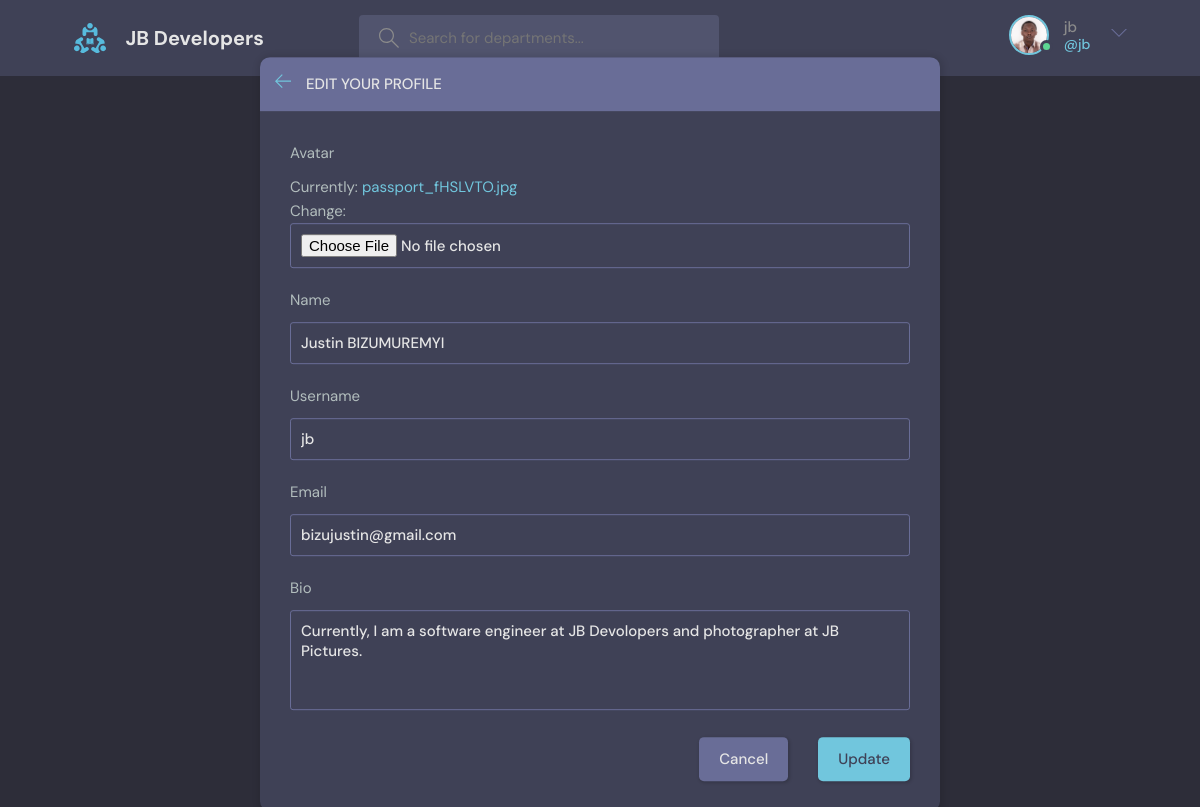
Screenshot of /Update_user/ (signed in) with the database file from the repository.
### base/models.py (models this page shows)
class User(AbstractUser):
    name = models.CharField(max_length=200,null=True)
    email = models.EmailField(unique=True ,null=True)
    bio = models.TextField(null=True)
    avatar = models.ImageField(null=True, default='avatar.svg')
    USERNAME_FIELD = 'email'
    REQUIRED_FIELDS = []

### base/views.py (the view)
# urls.py: path('Update_user/', views.UpdateUser, name="update-user"),
@login_required(login_url='login')
def UpdateUser(request):
    user = request.user
    form = UserForm(instance=user)
    if request.method == 'POST':
        form = UserForm(request.POST,request.FILES, instance=user)
        if form.is_valid():
            form.save()
            return redirect('user_profile', pk=user.id)
    context = {'form':form}
    return render(request, 'base/edit-user.html', context)

### base/forms.py
class UserForm(ModelForm):
    class Meta:
        model = User
        fields = ['avatar','name','username','email','bio']

### base/templates/base/edit-user.html (shortened to what this page needs)
{% extends 'main.html' %}
{% block contents %}
    <main class="update-account layout">
        <div class="container">
            <div class="layout__box">
                <div class="layout__boxHeader">
                    <div class="layout__boxTitle">
                        <a href="{% url 'home' %}">
                            <svg version="1.1" xmlns="http://www.w3.org/2000/svg" width="32" height="32"
                                viewBox="0 0 32 32">
                                <title>arrow-left</title>
                                <path
                                    d="M13.723 2.286l-13.723 13.714 13.719 13.714 1.616-1.611-10.96-10.96h27.625v-2.286h-27.625l10.965-10.965-1.616-1.607z">
                                </path>
                            </svg>
                        </a>
                        <h3>Edit your profile</h3>
                    </div>
                </div>
                <div class="layout__body">
                    <form class="form" action="" method="POST" enctype="multipart/form-data">
                {% for field in form %}
              <div class="form__group">
                <label for="username">{{field.label}}</label>
                {{field}}
              </div>
                {% endfor %}
                        <div class="form__action">
                            <a class="btn btn--dark" href="{% url 'user_profile' user.id %}">Cancel</a>
                            <button class="btn btn--main" type="submit">Update</button>
                        </div>
                    </form>
                </div>
            </div>
        </div>
    </main>
  {% endblock %}

### templates/navbar.html (shortened to what this page needs)
{% load static %}
<header class="header header--loggedIn">
    <div class="container">
      <a href="{% url 'home' %}" class="header__logo">
        <img src="{% static 'images/logo.svg' %}" />
        <h1>JB Developers</h1>
      </a>
      <form method="GET" class="header__search" action="{% url 'home' %}">
        <label>
          <input name='q' placeholder="Search for departments..." />
        </label>
      </form>
      <nav class="header__menu">
        {% if request.user.is_authenticated %}
        <div class="header__user">
          <a href="{% url 'update-user' %}">
            <div class="avatar avatar--medium active">
              <img src="{{user.avatar.url}}" />
            </div>
            <p>{{user.username}}<span>@{{user.username}}</span></p>
          </a>
          <button class="dropdown-button">
            <svg version="1.1" xmlns="http://www.w3.org/2000/svg" width="32" height="32" viewBox="0 0 32 32">
              <title>chevron-down</title>
              <path d="M16 21l-13-13h-3l16 16 16-16h-3l-13 13z"></path>
            </svg>
          </button>
        </div>
      {% else %}
        <a href="{% url 'login' %}">
          <img src="{% static 'images/avatar.svg' %}" />
          <p>Login</p>
          {% endif %}
      </nav>
    </div>
  </header>

### static/styles/style.css (style rules this page uses)
* { font-family: "DM Sans", -apple-system, BlinkMacSystemFont, "Segoe UI", Roboto, Oxygen, Ubuntu, Cantarell, "Open Sans", "Helvetica Neue", sans-serif; margin: 0; padding: 0; box-sizing: border-box; text-rendering: optimizeLegibility; font-size: inherit; }
body { line-height: 1.6; font-weight: 400; font-size: 1.5rem; color: var(--color-light-gray); background-color: var(--color-bg); min-height: 100vh; }
img { width: 100%; }
a { display: inline-block; color: var(--color-main); text-decoration: none; }
.container { max-width: 120rem; width: 90%; margin: auto; }
.btn { background-color: transparent; border: none; display: inline-flex; align-items: center; gap: 1rem; cursor: pointer; transition: all ease-in-out 0.3s; padding: 1rem 2rem; border-radius: 5px; box-shadow: 1px 1px 3px 1px rgba(0, 0, 0, 0.15); font-weight: 500; }
.btn--main { background-color: var(--color-main); color: var(--color-dark); }
.btn--dark { background-color: var(--color-dark-light); color: var(--color-light); }
.avatar { position: relative; display: inline-block; border-radius: 50%; border: 2px solid var(--color-main); }
.avatar img { display: block; border-radius: 50%; object-fit: cover; object-position: center; }
.avatar::after { content: ""; display: block; position: absolute; background-color: var(--color-gray); z-index: 111; border-radius: 50%; border: 0.3rem solid var(--color-dark); }
.avatar.active::after { background-color: var(--color-success); }
.avatar.avatar--medium img { width: 3.6rem; height: 3.6rem; border-radius: 50%; }
.avatar.avatar--medium:after { width: 0.7rem; height: 0.7rem; bottom: 0px; right: -6px; }
.header { padding: 1.5rem; background-color: var(--color-dark); }
.header > .container { display: flex; gap: 9.5rem; }
.header__logo, .header__user { display: flex; gap: 2rem; align-items: center; }
.header__logo > img { height: 3.2rem; width: 3.2rem; }
.header__logo > h1 { font-weight: 700; font-size: 2rem; color: var(--color-light); }
.header__search > label { background-color: var(--color-dark-medium); padding: 1.3rem 1rem; display: flex; align-items: center; gap: 1rem; border-radius: 4px; }
.header__search svg { fill: var(--color-gray); width: 2rem; height: 2rem; margin-left: 1rem; }
.header__search input { width: 30rem; background: transparent; border: none; outline: none; color: var(--color-light); }
.header__menu { margin-left: auto; position: relative; }
.header__menu a { display: flex; gap: 1.5rem; align-items: center; font-weight: 500; text-decoration: none; color: var(--color-gray); }
.header__menu img { height: 3.6rem; }
.header__menu p { line-height: 1.2; }
.header__menu span { color: var(--color-main); font-weight: 500; font-size: 1.4rem; display: block; }
.header__menu svg { width: 1.6rem; height: 1.6rem; fill: var(--color-dark-light); }
.dropdown-button { background: transparent; border: 0; outline: 0; cursor: pointer; }
.layout { margin-top: 2.4rem; }
.layout > .container { display: flex; justify-content: space-between; align-items: flex-start; }
.layout__box { width: 90%; max-width: 48rem; min-height: 40rem; position: absolute; top: 50%; left: 50%; transform: translate(-50%, -46%); background-color: var(--color-dark); border-radius: 1rem; box-shadow: 1px 1px 6px 3px rgba(0, 0, 0, 0.1); overflow: hidden; }
.layout__boxHeader { display: flex; padding: 1.5rem; background-color: var(--color-dark-light); }
.layout__boxTitle { display: flex; gap: 1.5rem; align-items: center; }
.layout__boxTitle h3 { text-transform: uppercase; font-weight: 500; color: var(--color-light); }
.layout__boxTitle svg { width: 1.6rem; height: 1.6rem; fill: var(--color-main); }
.layout__body { margin: 3rem; }
.form__group { margin-bottom: 2rem; width: 100%; }
.form__group label { display: block; font-size: 1.5rem; margin-bottom: 1rem; }
.form__group input, .form__group textarea, .form__group select { background: transparent; border: 1px solid var(--color-dark-light); padding: 1rem; border-radius: 3px; width: 100%; color: var(--color-light); font-weight: 500; outline: none; }
.form__group textarea { background: transparent; height: 10rem; resize: none; }
.form__action { display: flex; justify-content: flex-end; gap: 3rem; }
.update-account.layout .layout__box { max-width: 68rem; }

### rows the page displays
User: avatar (picture), username "jb", form "Justin BIZUMUREMYI" "jb" "bizujustin@gmail.com" "Currently, I am a software engineer at JB Devolopers and photographer at JB Pictures."

### other values shown
{{ field.label }} "Avatar" "Name" "Username" "Email" "Bio"
